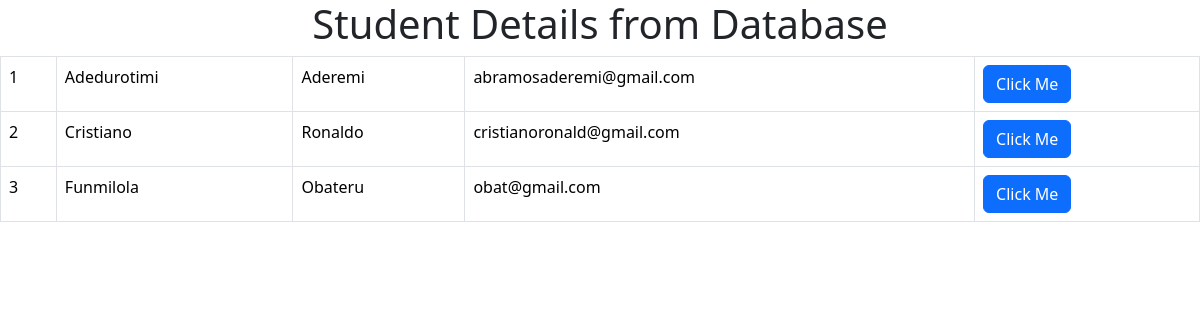
The page / on the database its author committed.
### students/models.py (models this page shows)
class Student(models.Model):
    GENDER_CHOICES =[
        ("M", "Male"),
        ("F", "Female")
    ]
    first_name = models.CharField(max_length=30)
    last_name = models.CharField(max_length=30, blank=True)
    email_id = models.EmailField(max_length=254, unique=True)
    phone_number = models.CharField(max_length=50, blank=True)
    student_gender = models.CharField(choices=GENDER_CHOICES, max_length=50)
    student_address = models.TextField(max_length=1000)
    student_department = models.CharField(max_length=30)
    date_of_birth = models.DateField()

### students/views.py (the view)
# urls.py: 2. Add a URL to urlpatterns:  path('', views.home, name='home')
def home(request):
    students = Student.objects.all()
    return render(request, 'home.html', {'students': students})

### templates/home.html (shortened to what this page needs)
<!DOCTYPE html>
<html lang="en">
  <head>
    {% extends "base.html" %}
  {% block content %}
  <body>
    <h1 class="text-center">Student Details from Database</h1>
    <table class="table table-bordered">
      {% for student in students %}
      <tr>
        <td>{{ student.id }}</td>
        <td>{{ student.first_name }}</td>
        <td>{{ student.last_name }}</td>
        <td>{{ student.email_id }}</td>
        <td>
          <a class="btn btn-primary" href="{% url 'student' student.id%}"
            >Click Me</a
          >
        </td>
      </tr>
      {% endfor %}
    </table>
  </body>
  {% endblock %}

### templates/base.html (shortened to what this page needs)
<!DOCTYPE html>
<html lang="en">
  <head>
    <link
      href="https://cdn.jsdelivr.net/npm/bootstrap@5.3.5/dist/css/bootstrap.min.css"
      rel="stylesheet"
    />
  </head>
  <body>
    {% block content %} {% endblock %}
  </body>
</html>

### rows shown on the page
Student: id "1", first_name "Adedurotimi", last_name "Aderemi", email_id "abramosaderemi@gmail.com"
Student: id "2", first_name "Cristiano", last_name "Ronaldo", email_id "cristianoronald@gmail.com"
Student: id "3", first_name "Funmilola", last_name "Obateru", email_id "obat@gmail.com"
